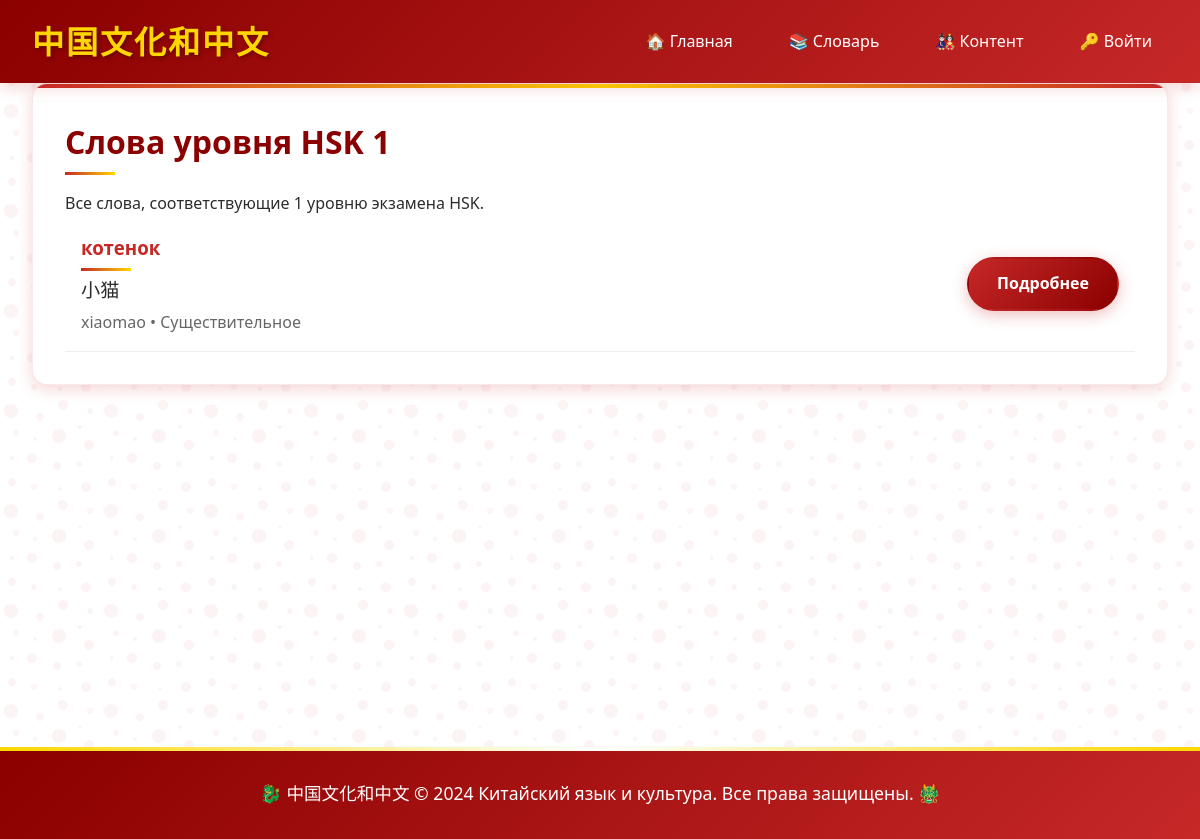
Before: /dictionary/hsk/1/ with the older database file.
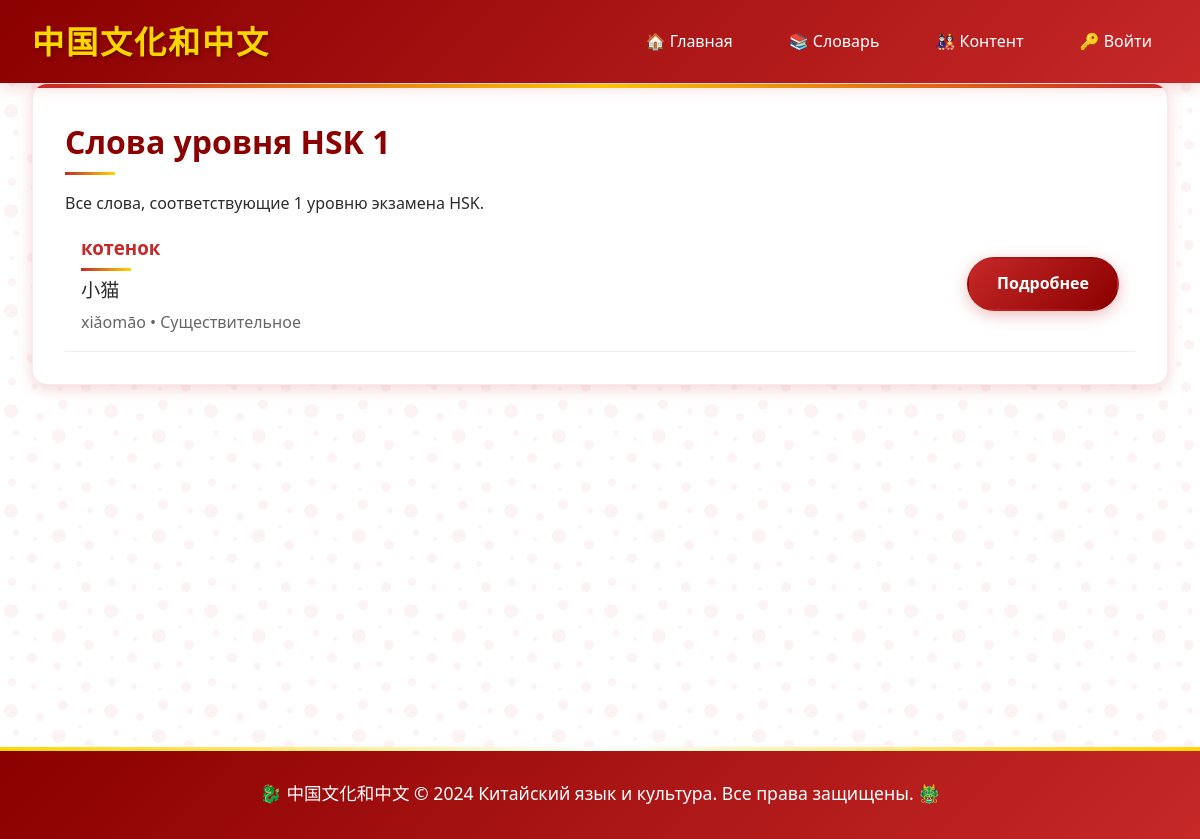
After: the same page with the newer database file.
### apps/dictionary/models.py (models this page shows, shortened)
class Word(models.Model):
    PART_OF_SPEECH_CHOICES = [
        ('noun', 'Существительное'),
        ('verb', 'Глагол'),
        ('adjective', 'Прилагательное'),
        ('adverb', 'Наречие'),
        ('pronoun', 'Местоимение'),
        ('numeral', 'Числительное'),
        ('preposition', 'Предлог'),
        ('conjunction', 'Союз'),
        ('interjection', 'Междометие'),
        ('measure word', ' Счетное слово')
    ]
    russian = models.CharField(max_length=200, verbose_name="Русское слово")
    chinese_simplified = models.CharField(max_length=100, verbose_name="Китайский (упрощенный)")
    pinyin = models.CharField(max_length=200, verbose_name="Пиньинь")
    part_of_speech = models.CharField(max_length=20, choices=PART_OF_SPEECH_CHOICES, default='noun')
    hsk_level = models.IntegerField(verbose_name="Уровень HSK", default=1)
    created_at = models.DateTimeField(auto_now_add=True)
    updated_at = models.DateTimeField(auto_now=True)
    class Meta:
        verbose_name = "Слово"
        verbose_name_plural = "Слова"
        ordering = ['russian']
        indexes = [
            models.Index(fields=['russian']),
            models.Index(fields=['chinese_simplified']),
            models.Index(fields=['pinyin']),
        ]

### apps/dictionary/views.py (the view)
# urls.py: path('hsk/<int:level>/', views.words_by_hsk, name='words_by_hsk'),
def words_by_hsk(request, level):
    words = Word.objects.filter(hsk_level=level).order_by('russian')
    return render(request, 'dictionary/words_by_hsk.html', {
        'words': words,
        'hsk_level': level
    })

### templates/dictionary/words_by_hsk.html (shortened to what this page needs)
{% extends 'base.html' %}
{% block content %}
<div class="card">
    <h1>Слова уровня HSK {{ hsk_level }}</h1>
    <p>Все слова, соответствующие {{ hsk_level }} уровню экзамена HSK.</p>
    <div class="word-list">
        {% for word in words %}
        <div style="display: flex; justify-content: between; align-items: center; padding: 1rem; border-bottom: 1px solid #eee;">
            <div style="flex: 1;">
                <h3 style="margin: 0; color: #c62828;">
                    <a href="{% url 'dictionary:word_detail' word.id %}" style="color: inherit; text-decoration: none;">
                        {{ word.russian }}
                    </a>
                </h3>
                <div style="font-size: 1.2rem; margin: 0.25rem 0;">{{ word.chinese_simplified }}</div>
                <div style="color: #666;">{{ word.pinyin }} • {{ word.get_part_of_speech_display }}</div>
            </div>
            <a href="{% url 'dictionary:word_detail' word.id %}" class="btn">Подробнее</a>
        </div>
        {% empty %}
        <div style="text-align: center; padding: 2rem; color: #666;">
            <p>😔 Слова для HSK {{ hsk_level }} еще не добавлены</p>
        </div>
        {% endfor %}
    </div>
</div>
{% endblock %}

Changed rows visible on the page:
changed Word "小猫": pinyin "xiaomao" → "xiǎomāo"
